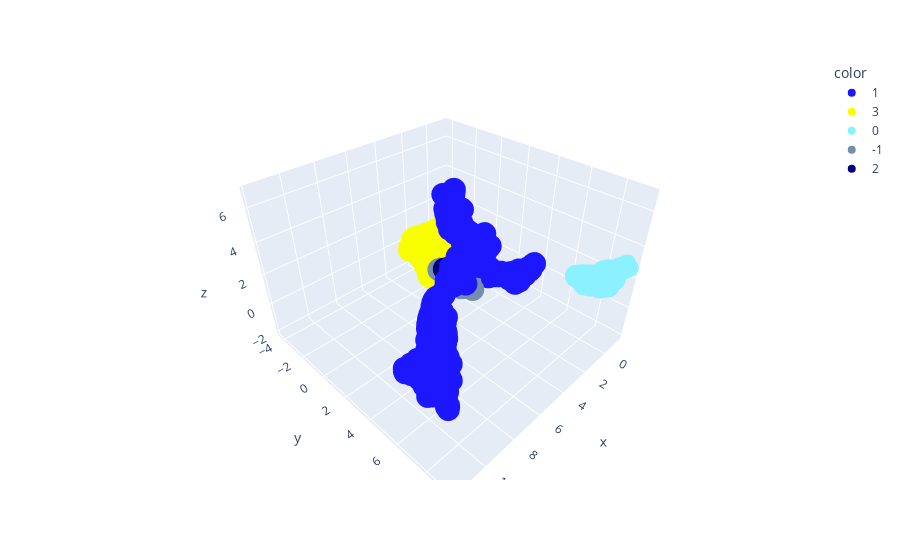

Notebook source saved alongside this figure:
### Code cell
model.plot_clusters()

### Figure 1 — Plotly figure (JSON) as saved in the notebook; plotly's stock layout.template omitted (floating-point values rounded to 4 significant figures; data arrays with more than 128 entries replaced by an {"elided": "..."} marker saying what was removed)
{"data": [{"hovertemplate": "color=1<br>x=%{x}<br>y=%{y}<br>z=%{z}<extra></extra>", "legendgroup": "1", "marker": {"color": "#1c17ff", "symbol": "circle"}, "mode": "markers", "name": "1", "scene": "scene", "showlegend": true, "type": "scatter3d", "x": {"elided": "1037 float values"}, "y": {"elided": "1037 float values"}, "z": {"elided": "1037 float values"}}, {"hovertemplate": "color=3<br>x=%{x}<br>y=%{y}<br>z=%{z}<extra></extra>", "legendgroup": "3", "marker": {"color": "#faff00", "symbol": "circle"}, "mode": "markers", "name": "3", "scene": "scene", "showlegend": true, "type": "scatter3d", "x": {"elided": "850 float values"}, "y": {"elided": "850 float values"}, "z": {"elided": "850 float values"}}, {"hovertemplate": "color=0<br>x=%{x}<br>y=%{y}<br>z=%{z}<extra></extra>", "legendgroup": "0", "marker": {"color": "#8cf1ff", "symbol": "circle"}, "mode": "markers", "name": "0", "scene": "scene", "showlegend": true, "type": "scatter3d", "x": {"elided": "260 float values"}, "y": {"elided": "260 float values"}, "z": {"elided": "260 float values"}}, {"hovertemplate": "color=-1<br>x=%{x}<br>y=%{y}<br>z=%{z}<extra></extra>", "legendgroup": "-1", "marker": {"color": "#738FAB", "symbol": "circle"}, "mode": "markers", "name": "-1", "scene": "scene", "showlegend": true, "type": "scatter3d", "x": [3.276, 4.824, 5.104, 5.276, 3.529, 5.28, 4.843, 3.36, 5.215, 4.806, 5.156, 5.284, 4.861, 3.362, 3.247, 3.388, 4.916, 4.789, 4.86, 3.578, 4.82, 4.847, 5.303, 5.085, 5.202, 4.837, 5.3, 5.261, 3.462, 3.378, 4.826, 3.324, 4.826, 5.082, 5.263, 5.292], "y": [0.1631, 3.882, 3.671, 3.515, 0.03123, 3.526, 3.875, 0.1203, 3.583, 3.905, 3.683, 3.529, 3.854, 0.1242, 0.1868, 0.1048, 3.712, 3.689, 3.851, 2.698, 3.89, 3.87, 3.52, 3.686, 3.57, 3.878, 3.523, 3.551, 0.2508, 0.1261, 3.882, 0.1381, 3.887, 3.664, 3.547, 3.526], "z": [0.319, 1.694, 1.893, 1.878, 0.375, 1.883, 1.708, 0.3602, 1.866, 1.681, 1.877, 1.875, 1.728, 0.3627, 0.3482, 0.4141, 1.911, 1.977, 1.731, 1.699, 1.696, 1.712, 1.862, 1.889, 1.956, 1.703, 1.86, 1.869, 0.4832, 0.3822, 1.696, 0.3472, 1.696, 2.037, 1.892, 1.873]}, {"hovertemplate": "color=2<br>x=%{x}<br>y=%{y}<br>z=%{z}<extra></extra>", "legendgroup": "2", "marker": {"color": "#030080", "symbol": "circle"}, "mode": "markers", "name": "2", "scene": "scene", "showlegend": true, "type": "scatter3d", "x": [3.629, 3.394, 3.546, 3.243, 3.332, 3.266, 3.668, 3.681, 3.602, 3.614, 3.58, 3.722, 3.646, 3.312, 3.593, 3.573, 3.251, 3.31, 3.588, 3.743, 3.592, 3.674, 3.528, 3.636, 3.475, 3.403, 3.593, 3.861, 3.668, 3.418, 3.64, 3.545, 3.55, 3.745, 3.454, 3.39, 3.554, 3.355, 3.666, 3.626, 3.545, 3.565, 3.42, 3.576, 3.625, 3.513, 3.285, 3.628, 3.705, 3.281, 3.792, 3.7, 3.378, 3.618, 3.537, 3.411, 3.722, 3.395, 3.477, 3.689, 3.664, 3.739, 3.612, 3.526, 3.372, 3.751, 3.274, 3.687, 3.411, 3.495, 3.679, 3.724, 3.288, 3.664, 3.649, 3.628], "y": [2.787, 1.907, 1.476, 1.883, 1.949, 1.904, 1.513, 1.467, 2.65, 1.386, 2.799, 1.909, 1.538, 1.786, 1.454, 2.567, 1.849, 1.923, 2.667, 2.171, 2.684, 1.601, 2.644, 1.407, 1.432, 1.991, 2.606, 2.304, 2.198, 1.958, 2.213, 1.445, 1.383, 2.211, 1.931, 1.98, 2.674, 1.638, 1.579, 1.379, 1.48, 1.411, 1.995, 2.826, 1.462, 2.869, 1.91, 1.515, 2.063, 1.936, 2.239, 1.622, 1.968, 2.285, 1.385, 1.975, 1.88, 1.971, 0.4375, 1.623, 2.654, 1.791, 2.297, 1.411, 1.272, 1.818, 1.817, 1.581, 1.325, 1.233, 1.524, 1.975, 1.895, 1.545, 1.531, 1.408], "z": [1.77, 1.456, 1.155, 1.474, 1.509, 1.49, 1.127, 1.069, 1.637, 1.046, 1.757, 1.332, 1.175, 1.403, 1.106, 1.575, 1.436, 1.484, 1.637, 1.566, 1.657, 1.158, 1.693, 1.046, 1.202, 1.524, 1.596, 1.654, 1.525, 1.5, 1.522, 1.139, 1.135, 1.575, 1.485, 1.519, 1.62, 1.335, 1.201, 1.035, 1.158, 1.118, 1.526, 1.764, 1.105, 1.657, 1.491, 1.15, 1.388, 1.493, 1.607, 1.2, 1.514, 1.49, 1.132, 1.522, 1.313, 1.514, 0.5998, 1.225, 1.59, 1.315, 1.501, 1.151, 1.247, 1.335, 1.424, 1.188, 1.237, 1.174, 1.115, 1.361, 1.472, 1.149, 1.203, 1.056]}], "layout": {"legend": {"title": {"text": "color"}, "tracegroupgap": 0}, "margin": {"t": 60}, "scene": {"domain": {"x": [0, 1], "y": [0, 1]}, "xaxis": {"title": {"text": "x"}}, "yaxis": {"title": {"text": "y"}}, "zaxis": {"title": {"text": "z"}}}}}
